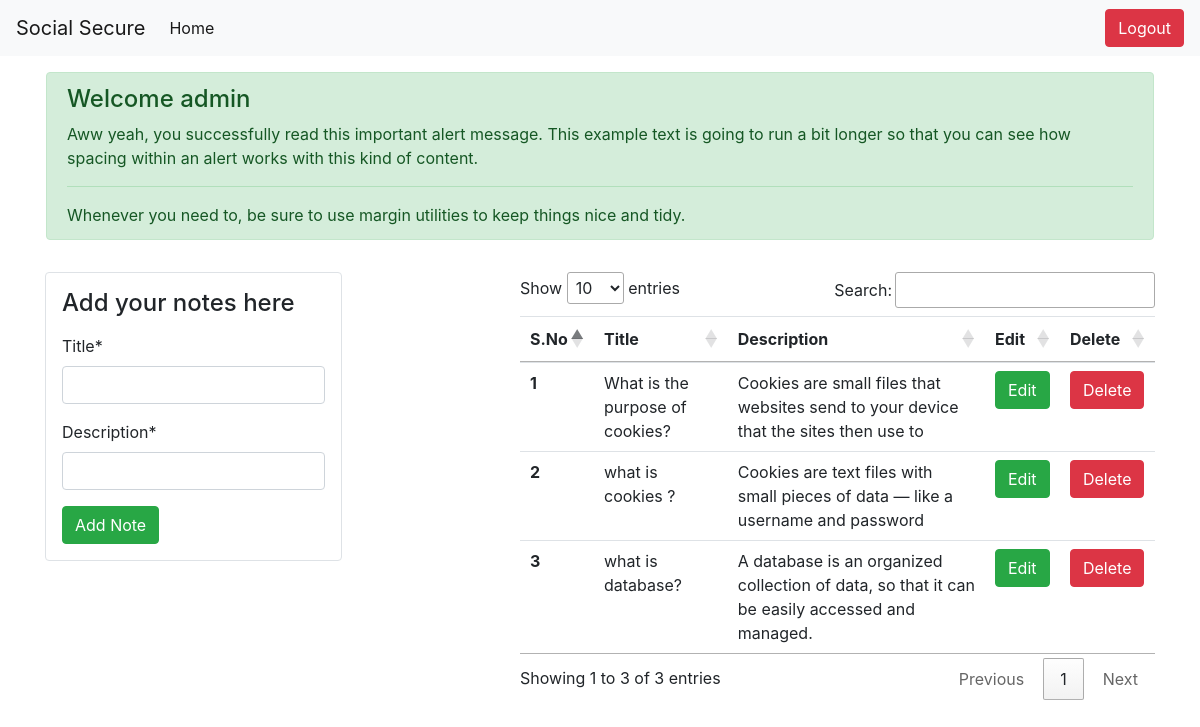
The app's page / (signed in) with its own data.
### notes/models.py (models this page shows, shortened)
class Note(models.Model):
    title = models.CharField(max_length=100)
    description = models.CharField(max_length=200,null=True)
    user = models.ForeignKey(User,on_delete=models.CASCADE)

### notes/views.py (the view, shortened to what this page needs)
# urls.py: path('',views.index,name='Home'),
def index(request):
    if request.user.is_authenticated:
        form = NoteForm()
        notes = Note.objects.filter(user=request.user).order_by('-id')
        data={
            'form':form,
            'notes':notes
        }
        return render(request,'notes/index.html',context=data)
    else:
        return redirect('Login')

### notes/form.py
class NoteForm(forms.ModelForm):
    class Meta:
        model=Note
        fields=['title','description']

### notes/templates/notes/index.html (shortened to what this page needs)
{% extends 'notes/layout.html' %}
{% load crispy_forms_tags %}
{% block body %}
<div class="container p-3">
    <div class="alert alert-success" role="alert">
      <h4 class="alert-heading">Welcome {{request.user.username}}</h4>
      <p>Aww yeah, you successfully read this important alert message. This example text is going to run a bit longer so that you can see how spacing within an alert works with this kind of content.</p>
      <hr>
      <p class="mb-0">Whenever you need to, be sure to use margin utilities to keep things nice and tidy.</p>
    </div>
  </div>
<div class="container">
    <div class="row">
        <div class="col-lg-5">
            <div class="col-8 border rounded p-3">
                <h4>Add your notes here </h3>
                <form method="POST" id="noteForm">
                    {{form|crispy}}
                    <input type="submit" class="btn btn-success" value="Add Note" id="add">
                </form>
            </div>
        </div>
        <div class="col-lg-7">
                <table class="table" id="notesTable">
                    <thead>
                      <tr>
                        <th scope="col">S.No</th>
                        <th scope="col">Title</th>
                        <th scope="col">Description</th>
                        <th scope="col">Edit</th>
                        <th scope="col">Delete</th>
                      </tr>
                    </thead>
                    <tbody>
                        {% for note in notes %}
                      <tr>
                        <th scope="row">{{forloop.counter}}</th>
                        <td class="title">{{note.title}}</td>
                        <td class="description">{{note.description}}</td>
                        <td><button data="{{note.id}}" class="btn btn-success edit">Edit</button></td>
                        <td><button data="{{note.id}}" class="btn btn-danger delete">Delete</button></td>
                      </tr>
                      {% endfor %}
                    </tbody>
                  </table>
        </div>
    </div>
</div>
{% endblock %}

### records on screen
Note: title "What is the purpose of cookies?", description "Cookies are small files that websites send to your device that the sites then use to"
Note: title "what is cookies ?", description "Cookies are text files with small pieces of data — like a username and password"
Note: title "what is database?", description "A database is an organized collection of data, so that it can be easily accessed and managed."

### other values on screen
{{ request.user.username }} "admin"
